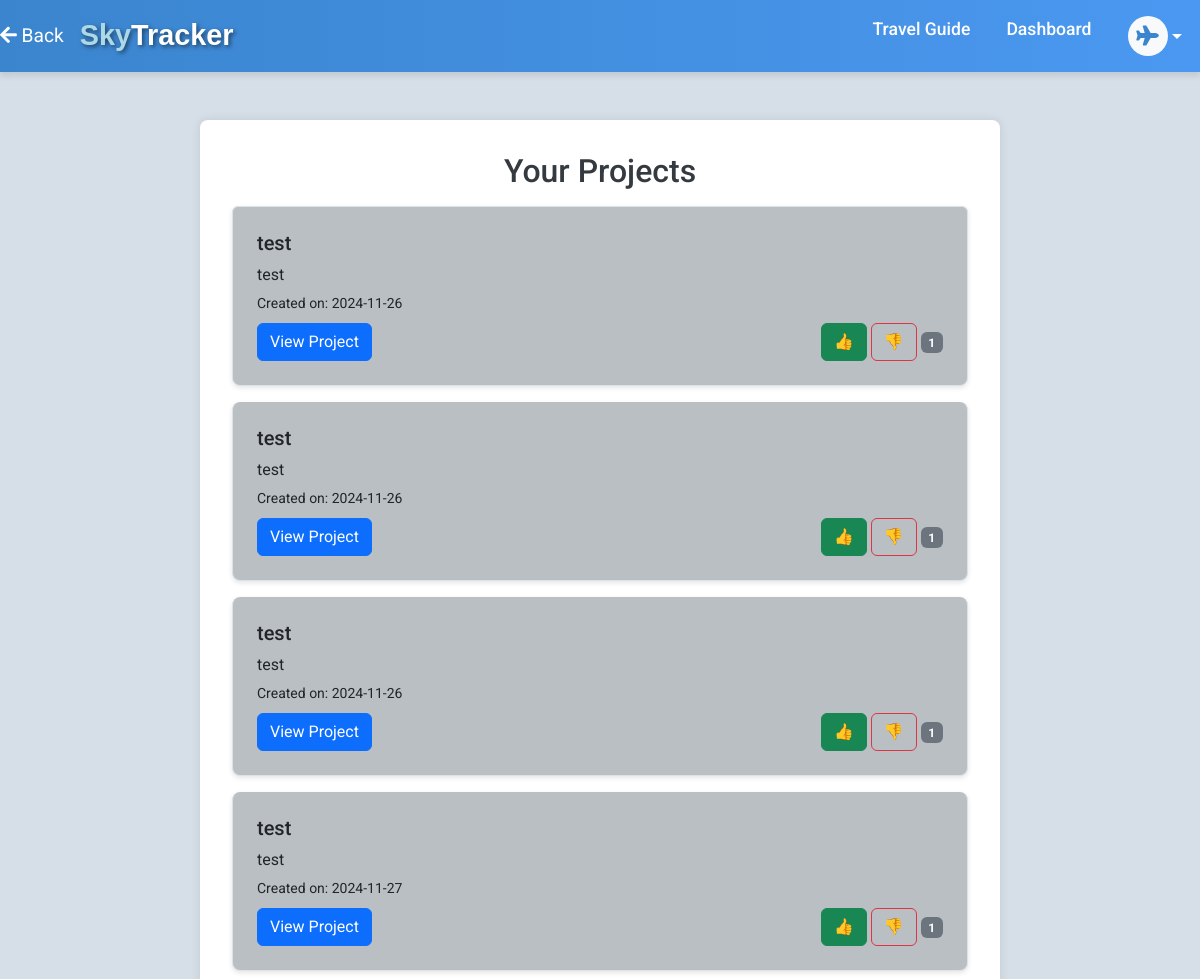
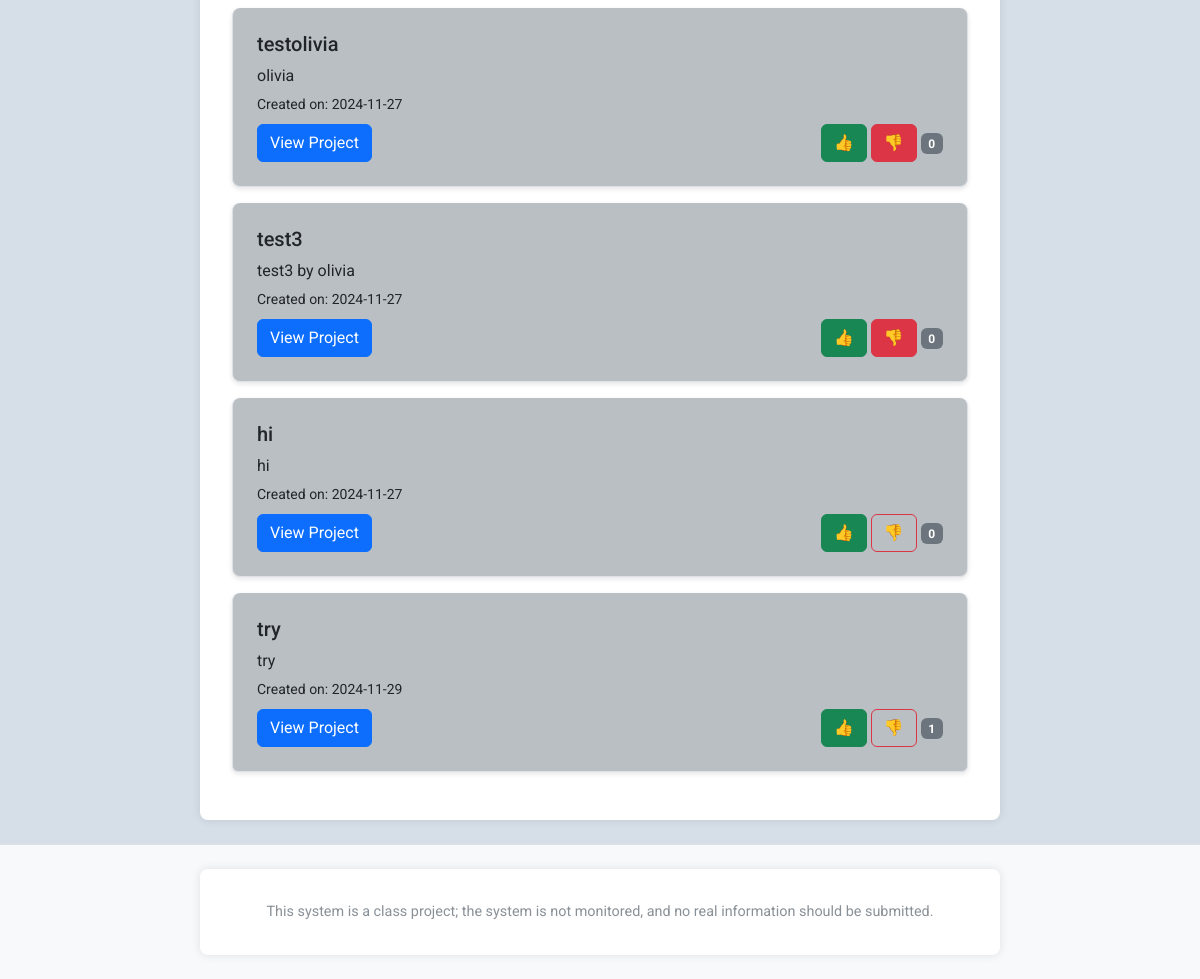
Page /your_projects/ (signed in) on the committed database (2 pictures, top to bottom).
### b13project/models.py (models this page shows, shortened)
class Project(models.Model):
    title = models.CharField(max_length=255)
    owner = models.ForeignKey(User, related_name='owned_projects', on_delete=models.CASCADE)
    members = models.ManyToManyField(User, related_name='projects')
    description = models.TextField()
    creation_date = models.DateTimeField(auto_now_add=True, null=True, blank=True)
    due_date = models.DateTimeField(null=True, blank=True)
    votes = models.IntegerField(default=0)  # for voting

### b13project/views.py (the view)
# urls.py: path('your_projects/', views.your_projects, name='your_projects'),
@login_required
def your_projects(request):
    projects = Project.objects.filter(owner=request.user)
    user_votes = Vote.objects.filter(user=request.user)
    vote_dict = {vote.project.id: vote.vote_type for vote in user_votes}
    for project in projects:
        project.user_vote = vote_dict.get(project.id, None)
    return render(request, "your_projects.html", {"projects": projects})

### templates/your_projects.html (shortened to what this page needs)
{% extends "base.html" %}
{% load bootstrap5 %}
{% block content %}
<div class="container mt-5">
    <h2>Your Projects</h2>
    {% if projects %}
        <div class="list-group mt-3">
            {% for project in projects %}
                <div class="list-group-item">
                    <a href="{% url 'project_detail' project.id %}" class="text-dark text-decoration-none">
                        <h5 class="mb-2">{{ project.title }}</h5>
                        <p class="mb-1">{{ project.description|truncatewords:15 }}</p>
                        <small>Created on: {{ project.creation_date|date:"Y-m-d" }}</small>
                    </a>
                     <div class="vote-container mt-2">
                        <a href="{% url 'project_detail' project.id %}" class="btn btn-primary">View Project</a>
                        <div>
                            <button class="btn {% if project.user_vote == 0 or project.user_vote == -1 %} btn-outline-success {% else %} btn-success {% endif %} vote-button" id="upvote-{{ project.id }}" data-project-id="{{ project.id }}" data-vote-type="up">👍</button>
                            <button class="btn {% if project.user_vote == 0 or project.user_vote == 1 %} btn-outline-danger {% else %} btn-danger {% endif %} vote-button" id="downvote-{{ project.id }}" data-project-id="{{ project.id }}" data-vote-type="down">👎</button>
                            <span id="voteCount{{ project.id }}" class="badge bg-secondary">{{ project.votes|default:0 }}</span>
                        </div>
                    </div>
                </div>
            {% endfor %}
        </div>
    {% else %}
        <div class="alert alert-info mt-3">
            You have not created any projects yet. <a href="{% url 'create_project' %}" class="btn btn-primary btn-sm">Create one now</a>
        </div>
    {% endif %}
</div>
{% endblock %}

### rows in the picture
Project: title "test", description "test", creation_date "2024-11-26", votes "1"
Project: title "test", description "test", creation_date "2024-11-26", votes "1"
Project: title "test", description "test", creation_date "2024-11-26", votes "1"
Project: title "test", description "test", creation_date "2024-11-27", votes "1"
Project: title "testolivia", description "olivia", creation_date "2024-11-27", votes "0"
Project: title "test3", description "test3 by olivia", creation_date "2024-11-27", votes "0"
Project: title "hi", description "hi", creation_date "2024-11-27", votes "0"
Project: title "try", description "try", creation_date "2024-11-29", votes "1"
